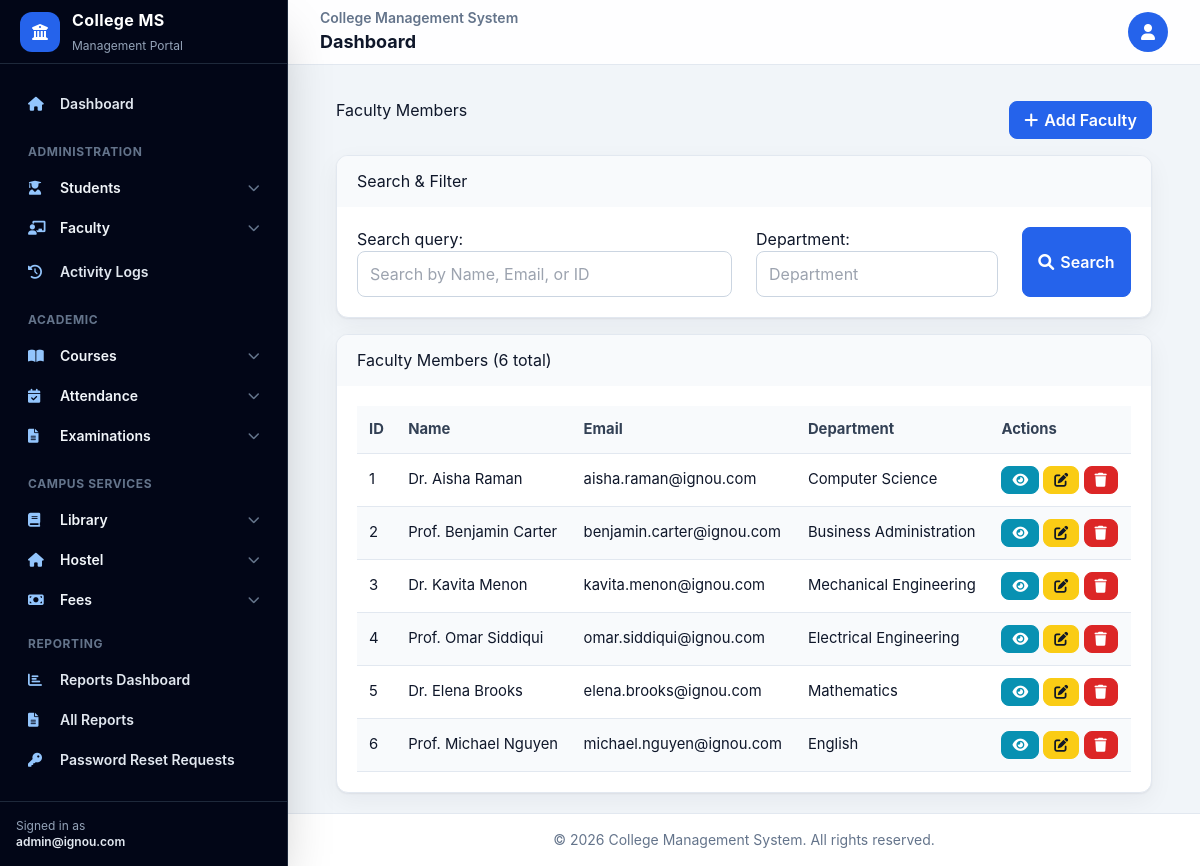
The page /faculty/ (signed in) on the database its author committed.
### faculty_management/models.py (models this page shows, shortened)
class Faculty(models.Model):
    faculty_id = models.AutoField(primary_key=True)
    user = models.OneToOneField(User, on_delete=models.CASCADE, related_name='faculty_profile')
    name = models.CharField(max_length=100)
    email = models.EmailField(unique=True)
    department = models.CharField(max_length=100, default='General')
    created_at = models.DateTimeField(auto_now_add=True)
    updated_at = models.DateTimeField(auto_now=True)

### faculty_management/views.py (the view)
# urls.py: path('', views.faculty_list, name='faculty_list'),
@login_required
def faculty_list(request):
    faculty = Faculty.objects.all()
    form = FacultySearchForm(request.GET)
    if form.is_valid():
        search_query = form.cleaned_data.get('search_query')
        department_filter = form.cleaned_data.get('department')
        if search_query:
            faculty = faculty.filter(
                Q(name__icontains=search_query) |
                Q(email__icontains=search_query) |
                Q(faculty_id__icontains=search_query)
            )
        if department_filter:
            faculty = faculty.filter(department__icontains=department_filter)
    faculty = faculty.order_by('faculty_id')
    paginator = Paginator(faculty, 10)  # Show 10 faculty members per page
    page_number = request.GET.get('page')
    page_obj = paginator.get_page(page_number)
    context = {
        'page_obj': page_obj,
        'form': form,
        'total_faculty': faculty.count(),
    }
    return render(request, 'faculty_management/faculty_list.html', context)

### faculty_management/forms.py
class FacultySearchForm(forms.Form):
    search_query = forms.CharField(
        required=False,
        widget=forms.TextInput(attrs={'class': 'form-control', 'placeholder': 'Search by Name, Email, or ID'})
    )
    department = forms.CharField(
        required=False,
        widget=forms.TextInput(attrs={'class': 'form-control', 'placeholder': 'Department'})
    )

### templates/faculty_management/faculty_list.html (shortened to what this page needs)
{% extends 'base.html' %}
{% block content %}
<div class="container mt-4">
    <div class="row mb-4">
        <div class="col-md-8">
            <h2>Faculty Members</h2>
        </div>
        <div class="col-md-4 text-end">
            {% if user.is_staff or user.is_superuser %}
            <a href="{% url 'faculty_create' %}" class="btn btn-primary">
                <i class="fas fa-plus"></i> Add Faculty
            </a>
            {% endif %}
        </div>
    </div>
    <div class="card mb-4">
        <div class="card-header">
            <h5>Search & Filter</h5>
        </div>
        <div class="card-body">
            <form method="GET" action="{% url 'faculty_list' %}" class="row g-3">
                <div class="col-md-6">
                    {{ form.search_query.label_tag }}
                    {{ form.search_query }}
                </div>
                <div class="col-md-4">
                    {{ form.department.label_tag }}
                    {{ form.department }}
                </div>
                <div class="col-md-2 d-flex align-items-end">
                    <button type="submit" class="btn btn-primary w-100">
                        <i class="fas fa-search"></i> Search
                    </button>
                </div>
            </form>
        </div>
    </div>
    <div class="card">
        <div class="card-header d-flex justify-content-between">
            <h5>Faculty Members ({{ total_faculty }} total)</h5>
        </div>
        <div class="card-body">
            <div class="table-responsive">
                <table class="table table-striped table-hover">
                    <thead>
                        <tr>
                            <th>ID</th>
                            <th>Name</th>
                            <th>Email</th>
                            <th>Department</th>
                            <th>Actions</th>
                        </tr>
                    </thead>
                    <tbody>
                        {% for faculty in page_obj %}
                        <tr>
                            <td>{{ faculty.faculty_id }}</td>
                            <td>{{ faculty.name }}</td>
                            <td>{{ faculty.email }}</td>
                            <td>{{ faculty.department }}</td>
                            <td>
                                <a href="{% url 'faculty_detail' faculty.faculty_id %}" class="btn btn-sm btn-info">
                                    <i class="fas fa-eye"></i>
                                </a>
                                {% if user.is_staff or user.is_superuser %}
                                <a href="{% url 'faculty_update' faculty.faculty_id %}" class="btn btn-sm btn-warning">
                                    <i class="fas fa-edit"></i>
                                </a>
                                <a href="{% url 'faculty_delete' faculty.faculty_id %}" class="btn btn-sm btn-danger">
                                    <i class="fas fa-trash"></i>
                                </a>
                                {% endif %}
                            </td>
                        </tr>
                        {% empty %}
                        <tr>
                            <td colspan="5" class="text-center">No faculty members found.</td>
                        </tr>
                        {% endfor %}
                    </tbody>
                </table>
            </div>
        </div>
    </div>
</div>
{% endblock %}

### templates/base.html (shortened to what this page needs)
<!DOCTYPE html>
{% load static %}
<html lang="en">
<head>
    <script src="https://cdn.tailwindcss.com"></script>
    <link rel="stylesheet" href="https://cdnjs.cloudflare.com/ajax/libs/font-awesome/6.0.0/css/all.min.css">
    <link rel="stylesheet" href="{% static 'css/tailwind-compat.css' %}">
</head>
<body class="min-h-screen bg-slate-100 text-slate-900 antialiased">
    {% with user_type=user.profile.user_type|default:'' %}
    {% if user.is_authenticated %}
    <div class="min-h-screen lg:flex">
        <aside id="appSidebar" class="fixed inset-y-0 left-0 z-40 flex w-72 -translate-x-full flex-col border-r border-slate-800 bg-slate-950 text-slate-100 shadow-2xl transition-transform duration-200 lg:translate-x-0">
            <div class="flex h-16 items-center gap-3 border-b border-slate-800 px-5">
                <div class="grid h-10 w-10 place-items-center rounded-xl bg-blue-600 text-white">
                    <i class="fas fa-university"></i>
                </div>
                <div>
                    <a href="{% url 'home' %}" class="block text-base font-bold tracking-wide text-white">College MS</a>
                    <span class="text-xs text-slate-400">Management Portal</span>
                </div>
            </div>
            <nav class="flex-1 space-y-5 overflow-y-auto px-4 py-5 text-sm">
                <a href="{% url 'home' %}" class="flex items-center gap-3 rounded-xl px-3 py-2.5 font-semibold text-slate-200 hover:bg-slate-800 hover:text-white">
                    <i class="fas fa-home w-5 text-blue-300"></i> Dashboard
                </a>
                {% if user_type == 'admin' or user.is_staff %}
                <section>
                    <p class="px-3 pb-2 text-xs font-bold uppercase tracking-wider text-slate-500">Administration</p>
                    <details class="group">
                        <summary class="flex cursor-pointer list-none items-center justify-between rounded-xl px-3 py-2.5 font-semibold hover:bg-slate-800">
                            <span><i class="fas fa-user-graduate mr-3 w-5 text-blue-300"></i>Students</span>
                            <i class="fas fa-chevron-down text-xs text-slate-500 group-open:rotate-180"></i>
                        </summary>
                    </details>
                    <details class="group">
                        <summary class="flex cursor-pointer list-none items-center justify-between rounded-xl px-3 py-2.5 font-semibold hover:bg-slate-800">
                            <span><i class="fas fa-chalkboard-teacher mr-3 w-5 text-blue-300"></i>Faculty</span>
                            <i class="fas fa-chevron-down text-xs text-slate-500 group-open:rotate-180"></i>
                        </summary>
                    </details>
                    <a href="{% url 'auth:system_activity_logs' %}" class="mt-1 flex items-center gap-3 rounded-xl px-3 py-2.5 font-semibold text-slate-200 hover:bg-slate-800 hover:text-white">
                        <i class="fas fa-history w-5 text-blue-300"></i> Activity Logs
                    </a>
                </section>
                {% endif %}
                <section>
                    <p class="px-3 pb-2 text-xs font-bold uppercase tracking-wider text-slate-500">Academic</p>
                    <details class="group">
                        <summary class="flex cursor-pointer list-none items-center justify-between rounded-xl px-3 py-2.5 font-semibold hover:bg-slate-800">
                            <span><i class="fas fa-book-open mr-3 w-5 text-blue-300"></i>Courses</span>
                            <i class="fas fa-chevron-down text-xs text-slate-500 group-open:rotate-180"></i>
                        </summary>
                    </details>
                    <details class="group">
                        <summary class="flex cursor-pointer list-none items-center justify-between rounded-xl px-3 py-2.5 font-semibold hover:bg-slate-800">
                            <span><i class="fas fa-calendar-check mr-3 w-5 text-blue-300"></i>Attendance</span>
                            <i class="fas fa-chevron-down text-xs text-slate-500 group-open:rotate-180"></i>
                        </summary>
                    </details>
                    <details class="group">
                        <summary class="flex cursor-pointer list-none items-center justify-between rounded-xl px-3 py-2.5 font-semibold hover:bg-slate-800">
                            <span><i class="fas fa-file-alt mr-3 w-5 text-blue-300"></i>Examinations</span>
                            <i class="fas fa-chevron-down text-xs text-slate-500 group-open:rotate-180"></i>
                        </summary>
                    </details>
                </section>
                <section>
                    <p class="px-3 pb-2 text-xs font-bold uppercase tracking-wider text-slate-500">Campus Services</p>
                    <details class="group">
                        <summary class="flex cursor-pointer list-none items-center justify-between rounded-xl px-3 py-2.5 font-semibold hover:bg-slate-800">
                            <span><i class="fas fa-book mr-3 w-5 text-blue-300"></i>Library</span>
                            <i class="fas fa-chevron-down text-xs text-slate-500 group-open:rotate-180"></i>
                        </summary>
                    </details>
                    {% if user_type == 'admin' %}
                    <details class="group">
                        <summary class="flex cursor-pointer list-none items-center justify-between rounded-xl px-3 py-2.5 font-semibold hover:bg-slate-800">
                            <span><i class="fas fa-home mr-3 w-5 text-blue-300"></i>Hostel</span>
                            <i class="fas fa-chevron-down text-xs text-slate-500 group-open:rotate-180"></i>
                        </summary>
                    </details>
                    <details class="group">
                        <summary class="flex cursor-pointer list-none items-center justify-between rounded-xl px-3 py-2.5 font-semibold hover:bg-slate-800">
                            <span><i class="fas fa-money-bill mr-3 w-5 text-blue-300"></i>Fees</span>
                            <i class="fas fa-chevron-down text-xs text-slate-500 group-open:rotate-180"></i>
                        </summary>
                    </details>
                    <p class="px-3 pb-2 pt-4 text-xs font-bold uppercase tracking-wider text-slate-500">Reporting</p>
                    <a class="flex items-center gap-3 rounded-xl px-3 py-2.5 font-semibold text-slate-200 hover:bg-slate-800 hover:text-white" href="{% url 'reporting_dashboard' %}">
                        <i class="fas fa-chart-bar w-5 text-blue-300"></i> Reports Dashboard
                    </a>
                    <a class="flex items-center gap-3 rounded-xl px-3 py-2.5 font-semibold text-slate-200 hover:bg-slate-800 hover:text-white" href="{% url 'report_list' %}">
                        <i class="fas fa-file-alt w-5 text-blue-300"></i> All Reports
                    </a>
                    <a class="flex items-center gap-3 rounded-xl px-3 py-2.5 font-semibold text-slate-200 hover:bg-slate-800 hover:text-white" href="{% url 'auth:admin_reset_requests' %}">
                        <i class="fas fa-key w-5 text-blue-300"></i> Password Reset Requests
                    </a>
                    {% endif %}
                </section>
            </nav>
            <div class="border-t border-slate-800 p-4 text-xs text-slate-400">
                Signed in as
                <span class="block truncate font-semibold text-slate-200">{{ user.email|default:user.username }}</span>
            </div>
        </aside>
        <div class="flex min-h-screen w-full flex-col lg:pl-72">
            <header class="sticky top-0 z-20 border-b border-slate-200 bg-white/90 backdrop-blur">
                <div class="flex h-16 items-center justify-between gap-3 px-4 sm:px-6 lg:px-8">
                    <div class="min-w-0">
                        <p class="truncate text-sm font-semibold text-slate-500">College Management System</p>
                        <h1 class="truncate text-lg font-bold text-slate-900">{% block page_heading %}Dashboard{% endblock %}</h1>
                    </div>
                    <div class="dropdown">
                        <button class="grid h-10 w-10 place-items-center rounded-full bg-blue-600 text-white" type="button" aria-label="Open user menu">
                            <i class="fas fa-user"></i>
                        </button>
                    </div>
                </div>
            </header>
            <main class="flex-1 px-4 py-5 sm:px-6 lg:px-8">
    {% endif %}
            {% block content %}{% endblock %}
    {% if user.is_authenticated %}
            </main>
            <footer class="border-t border-slate-200 bg-white px-4 py-4 text-center text-sm text-slate-500">
                &copy; {% now 'Y' %} College Management System. All rights reserved.
            </footer>
        </div>
    </div>
    {% else %}
        </main>
    </div>
    {% endif %}
    {% endwith %}
</body>
</html>

### rows shown on the page
Faculty: faculty_id "1", name "Dr. Aisha Raman", email "aisha.raman@ignou.com", department "Computer Science"
Faculty: faculty_id "2", name "Prof. Benjamin Carter", email "benjamin.carter@ignou.com", department "Business Administration"
Faculty: faculty_id "3", name "Dr. Kavita Menon", email "kavita.menon@ignou.com", department "Mechanical Engineering"
Faculty: faculty_id "4", name "Prof. Omar Siddiqui", email "omar.siddiqui@ignou.com", department "Electrical Engineering"
Faculty: faculty_id "5", name "Dr. Elena Brooks", email "elena.brooks@ignou.com", department "Mathematics"
Faculty: faculty_id "6", name "Prof. Michael Nguyen", email "michael.nguyen@ignou.com", department "English"

### other values the page prints
{{ user.email|default:user.username }} "admin@ignou.com"
{{ total_faculty }} "6"
